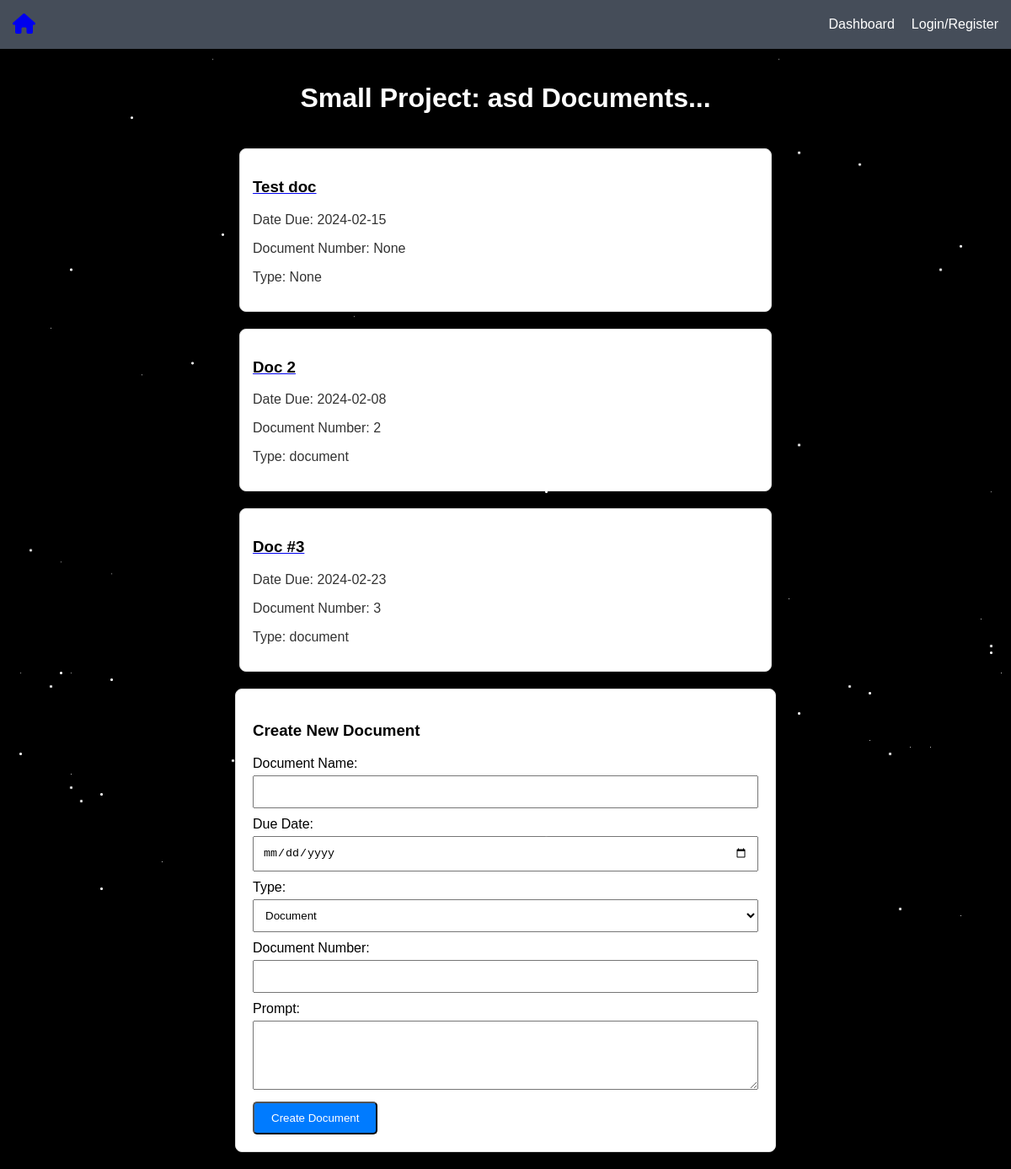
The app's page /view-documents/1/, older data.
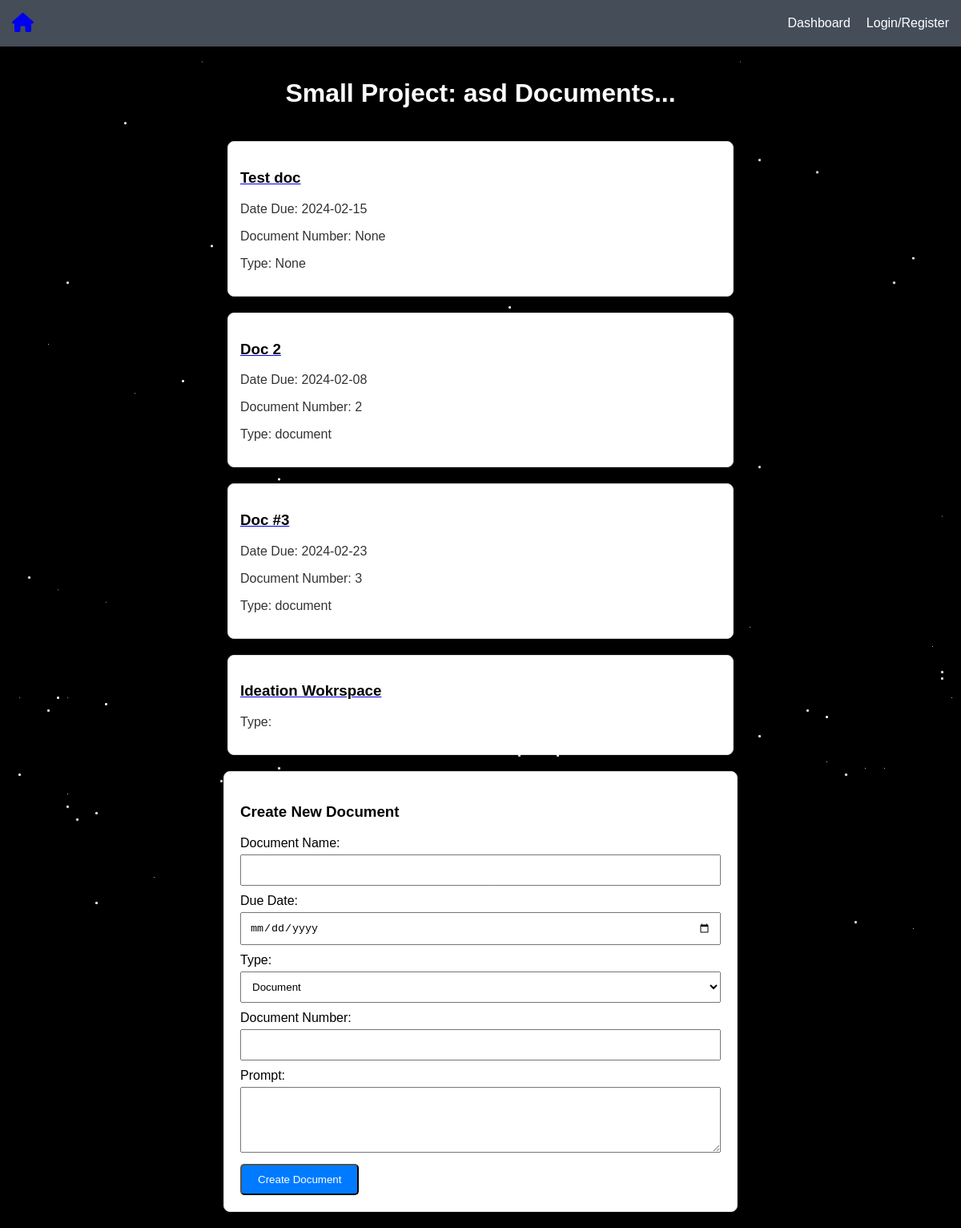
The same page, newer data.
### base/models.py (models this page shows)
class Document(models.Model):
    name = models.CharField(max_length=200,null=True)
    number = models.CharField(max_length=200,null=True)
    due_date = models.CharField(max_length=200,null=True)
    doc_type = models.CharField(max_length=200,null=True)  # essay or ideation
    prompt = models.CharField(max_length=500,null=True)
    content = models.CharField(max_length=500,null=True)

class Ideation(models.Model):
    name = models.CharField(max_length=200,null=True)
    nodesAndLinks = models.JSONField(default=dict)

### base/views.py (the view, shortened to what this page needs)
# urls.py: path("view-documents/<str:pk>/", views.view_documents, name="view-documents"),
def view_documents(request, pk):
    small_project = SubProject.objects.get(pk=int(pk))
    small_project.save()
    context = {"small_project":small_project, "documents":small_project.documents.all(), "ideations":small_project.ideations.all()}
    return render(request, "base/view_documents.html", context)

### base/templates/base/view_documents.html (shortened to what this page needs)
{% extends 'main.html' %}
{% block content %}
<div class="document-container">
  <h1>Small Project: {{small_project.name}} Documents...</h1>
  {% for document in documents %}
      <div class="document-box">
        <a href="{% url 'document' document.id%}"><h3>{{ document.name }}</h3></a>
        <p>Date Due: {{ document.due_date }}</p>
        <p>Document Number: {{ document.number }}</p>
        <p>Type: {{ document.doc_type }}</p>
      </div>
  {% endfor %}
  {% for ideation in ideations %}
      <div class="document-box">
        <a href="{% url 'view-ideation' ideation.id%}"><h3>{{ ideation.name }}</h3></a>
        <p>Type: {{ document.doc_type }}</p>
      </div>
  {% endfor %}
  <div class="document-form-card">
    <h3>Create New Document</h3>
    <form class="document-form" method="POST" action="">
      <label for="document_name">Document Name:</label>
      <input type="text" id="document_name" name="document_name" required>
      <label for="due_date">Due Date:</label>
      <input type="date" id="due_date" name="due_date" required>
      <label for="type">Type:</label>
      <select id="type" name="type" required>
        <option value="document">Document</option>
      </select>
      <label for="document_number">Document Number:</label>
      <input type="text" id="document_number" name="document_number" required>
      <label for="prompt">Prompt:</label>
      <textarea id="prompt" name="prompt" rows="4" required></textarea>
      <button type="submit" class="create-document-button">Create Document</button>
    </form>
  </div>
</div>
{% endblock %}

Row changes from the older to the newer data that the page shows:
added Ideation: name "Ideation Wokrspace"
